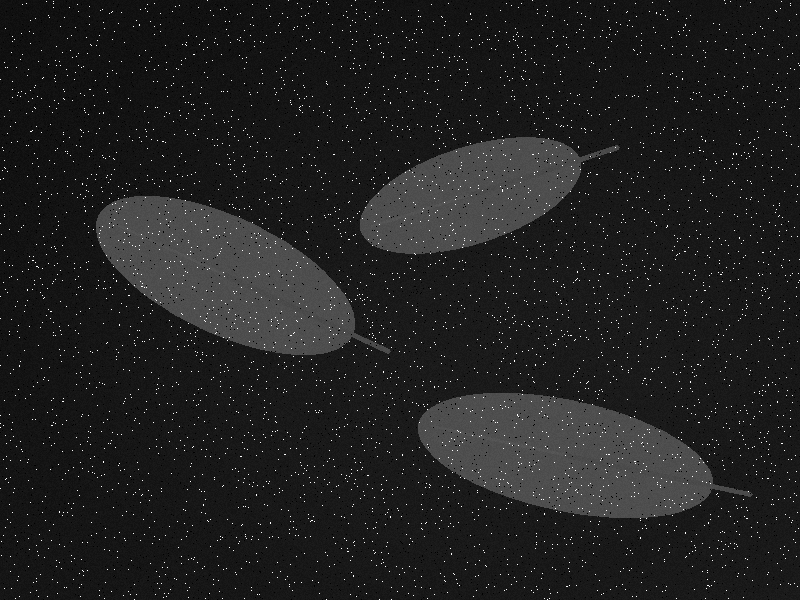
#> input picture data/samples/low_contrast_leaf.png, 800 x 600 px
$ python detect_targets.py
#> lines starting #> are read from the running program, lines starting #| are printed output that depends on the picture; after the words box and inside, x2 and y2 are one past the last pixel; in counts of white or black regions, pixels touching at a corner belong together
#> in detect, img is the input picture: shape (600, 800, 3); min 0, max 255, mean 32.4
"""D5 · 目标检测：低对比度暗图 + 椒盐噪声 → 目标列表。

对外接口（tools/score_detect.py 按这个打分）：
    detect(image_path: str) -> list[dict]
    每个 dict: {"id", "cx", "cy", "w", "h", "angle", "area"}

角度约定（重要，别随手改）：
    - 长边永远是 w，短边永远是 h
    - angle 单位是度，范围 [-90, 90)，含义是「长边相对于水平轴的夹角」
    - 矩形整体转 90° 还是它自己，所以这个表示唯一到 ±90°
"""
from __future__ import annotations
import numpy as np
import cv2
from dataclasses import dataclass

@dataclass(frozen=True)
class Params:                      # 所有"你能调的"参数集中在这里
    median_k: int = 5              # 中值核（会强制取奇数）
    otsu_delta: int = 0            # 在 Otsu 算出的阈值上 ±（0 表示完全用 Otsu）
    open_k: int = 0                # 开运算核，0=不做
    close_k: int = 0               # 闭运算核，0=不做
    # 面积下限：碎点/反光 ≤200，最小目标 ≈17500。
    # ⚠️ 别贴着 17500 设！实测设成 17500 时，视频里最小目标的面积在 17498~17510
    # 之间波动（噪声 + mp4 压缩），会有 17/150 帧被筛掉。留 8 倍余量最稳。
    min_area: float = 2000.0
    use_clahe: bool = False

def find_targets(gray: np.ndarray, params: Params) -> tuple[list[dict], np.ndarray]:
    """输入灰度图 + 参数 → (目标列表, 二值掩码)。掩码是给调参窗口看的。"""
    # ① 去椒盐：medianBlur 的核必须是奇数；保险起见这里强制取奇数（k=1 等于不滤波）
    k_median = max(1, int(params.median_k) | 1)
    denoised = cv2.medianBlur(gray, k_median)
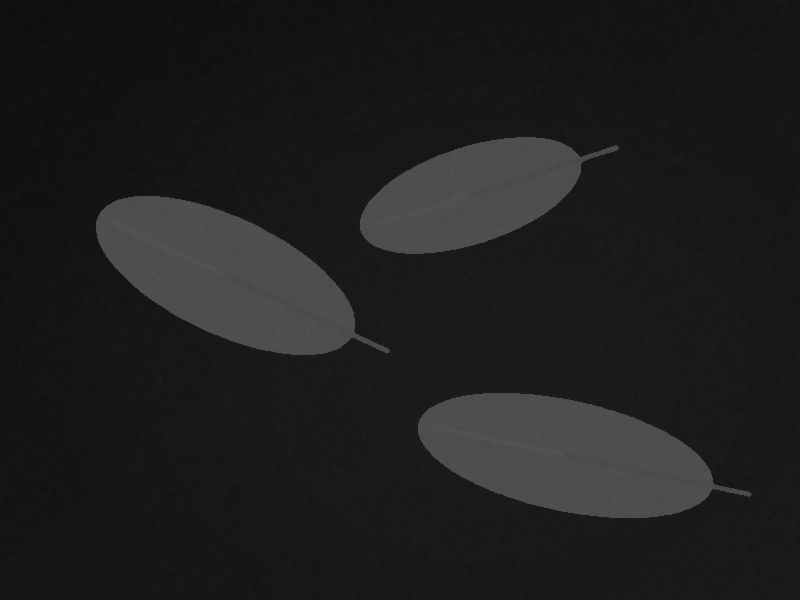
#> denoised: shape (600, 800); min 13, max 85, mean 30.5

    # ② 可选：CLAHE 先把暗图的局部对比度拉开
    if params.use_clahe:
        denoised = cv2.createCLAHE(clipLimit=2.0, tileGridSize=(8, 8)).apply(denoised)

    # ③ Otsu：直方图上背景（≈26）和叶片（≈78）是两个峰，让它自己找谷底，不用猜阈值
    otsu_thr, mask = cv2.threshold(
        denoised, 0, 255, cv2.THRESH_BINARY + cv2.THRESH_OTSU
    )
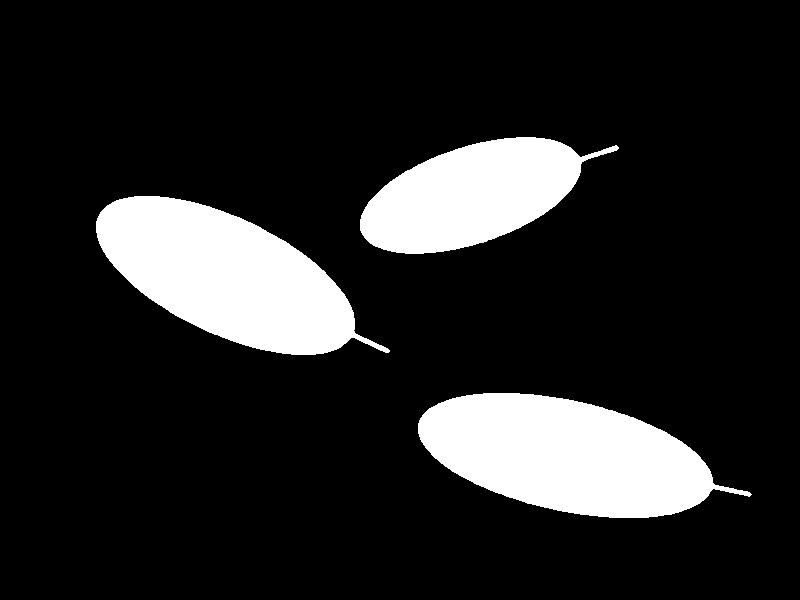
#> mask: shape (600, 800); 14.6% white; 3 white regions
#> otsu_thr = 30
    # otsu_delta：在c上做 ± 微调（调参窗口的那个滑动条靠它）
    if params.otsu_delta:
        manual = int(np.clip(otsu_thr + params.otsu_delta, 0, 255))
        _, mask = cv2.threshold(denoised, manual, 255, cv2.THRESH_BINARY)

    # ④ 可选：开运算去碎点 / 闭运算补洞（核 >=3 才有意义，也强制取奇数）
    if params.open_k >= 3:
        k = int(params.open_k) | 1
        kern = cv2.getStructuringElement(cv2.MORPH_ELLIPSE, (k, k))
        mask = cv2.morphologyEx(mask, cv2.MORPH_OPEN, kern)
    if params.close_k >= 3:
        k = int(params.close_k) | 1
        kern = cv2.getStructuringElement(cv2.MORPH_ELLIPSE, (k, k))
        mask = cv2.morphologyEx(mask, cv2.MORPH_CLOSE, kern)

    contours, _ = cv2.findContours(mask, cv2.RETR_EXTERNAL, cv2.CHAIN_APPROX_SIMPLE)
#> contours = 3 contours; box (x1, y1, x2, y2) and area: (418, 393, 752, 518) 26062, (96, 196, 390, 355) 25665, (360, 137, 619, 254) 17506

    results: list[dict] = []
    for cnt in contours:
        area = cv2.contourArea(cnt)
        if area < params.min_area:
            continue                                   # 修复①：面积过滤，碎点在这里被扔掉

        M = cv2.moments(cnt)
        if M["m00"] == 0:
            continue                                   # 修复②：退化轮廓（一条线）会让除法崩掉

        # 修复③：中心用 moments 质心，宽高/角度用 minAreaRect —— 两者本来就不是同一个量：
        #   · 质心 = 轮廓的"面积中心"，叶柄面积占比 <1%，几乎不影响它（实测误差 1.4px）
        #   · 最小外接矩形必须包住整个轮廓（含叶柄），它的中心会被叶柄拉偏 20px（实测）
        # 所以别图省事把中心也交给 minAreaRect —— 我试过，中心误差 1.4px → 20.3px。
        cx = M["m10"] / M["m00"]
        cy = M["m01"] / M["m00"]

        _, _, w, h, angle = _canonical_rect(cv2.minAreaRect(cnt))

        # 修复④：归一化之后立刻写断言，别让「看起来对」骗过自己
        assert -90.0 <= angle < 90.0, f"角度越界: {angle}"
        assert w >= h, f"长边应记为 w: w={w}, h={h}"

        results.append(
            {
                "id": 0,                               # 下面按面积排序后统一编号
                "cx": round(float(cx), 2),
                "cy": round(float(cy), 2),
                "w": round(float(w), 2),
                "h": round(float(h), 2),
                "angle": round(float(angle), 2),
                "area": float(area),                   # 注意：轮廓像素面积，不是 w*h
            }
        )
#> this loop made 3 passes
#> (area, w, h, ang in _canonical_rect, angle) on passes 1 to 3: (26062.5, 340.5, 110.9, 12.53, 12.53), (25665, 320.7, 116.7, 26.57, 26.57), (17505.5, 270.9, 97.07, -19.44, -19.44)
#> after the loop, results = 3 items

    # 修复⑤之三：留个稳定的顺序（大的在前），id 可复现，调试时好对照
    results.sort(key=lambda d: d["area"], reverse=True)
    for i, item in enumerate(results, 1):
        item["id"] = i
#> this loop made 3 passes
    return results, mask


def detect(image_path: str, params: Params | None = None) -> list[dict]:
    """对外接口不变（评分器只认它）：只返回目标列表，不返回掩码。"""
    img = cv2.imread(image_path)
    if img is None:
        return []

    gray = cv2.cvtColor(img, cv2.COLOR_BGR2GRAY)
    targets, _mask = find_targets(gray, params or Params())
#> targets = 3 items
    return targets


def _canonical_rect(rect) -> tuple[float, float, float, float, float]:
    """把 cv2.minAreaRect 的返回值归一化。

    OpenCV 的角度约定随版本变（4.5.1 之后是 (0,90]，更早是 [-90,0)），
    而且 (w, h) 谁长谁短也不固定 —— 所以别背约定，写完归一化 + 断言。
    """
    (cx, cy), (w, h), ang = rect
    if w < h:                              # 让长边当 w
        w, h = h, w
        ang += 90.0                        # 交换边长等价于把矩形转 90°
    ang = ((ang + 90.0) % 180.0) - 90.0    # 归到 [-90, 90)
    return cx, cy, w, h, ang


if __name__ == "__main__":
    # 单张/多张手测入口（原来被注释掉了，调试时很需要）：
    #     python -m src.classic.detect_targets
    import json
    from pathlib import Path

    root = Path(__file__).resolve().parents[2]
    for name in ("low_contrast_leaf.png", "low_contrast_leaf_hard.png"):
        path = root / "data" / "samples" / name
        print(f"\n=== {name} ===")
        found = detect(str(path))
#> found = 3 items
        print(f"检测到 {len(found)} 个目标")
#| 检测到 3 个目标
        print(json.dumps(found, ensure_ascii=False, indent=2))
#> (printed output is left out)
#> pass 2 of the loop `for name in ("low_contrast_leaf.png", "low_contrast_leaf_hard.png"):`:
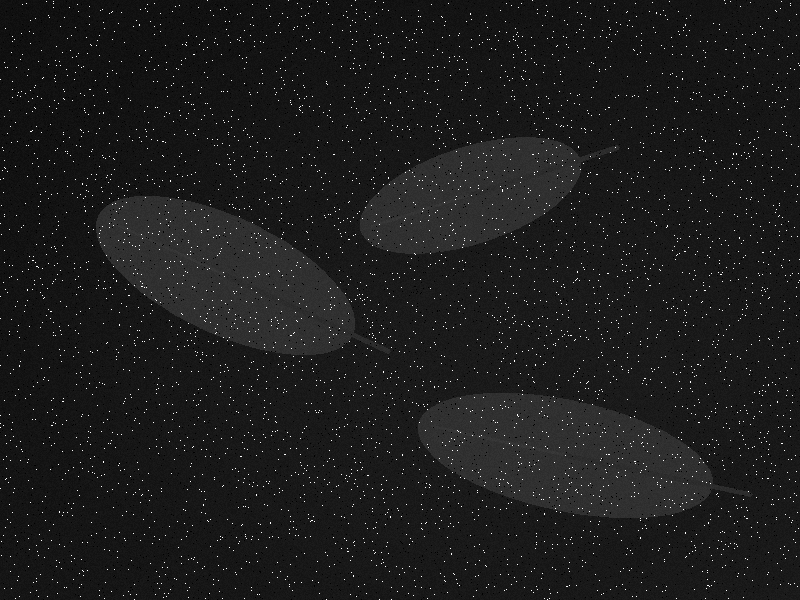
#> input picture data/samples/low_contrast_leaf_hard.png, 800 x 600 px
#> in detect, img is the input picture: shape (600, 800, 3); min 0, max 255, mean 28.1
#> in find_targets (call 2), `denoised = cv2.medianBlur(gray, k_median)`:
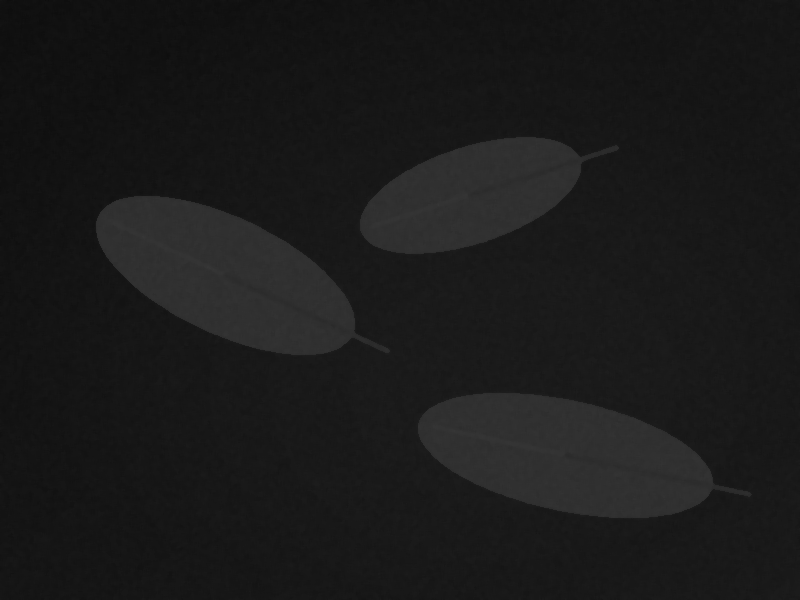
#> denoised: shape (600, 800); min 13, max 55, mean 26.1
#> the loop in find_targets (call 2), `for cnt in contours:` made 3 passes
#> the loop in find_targets (call 2), `for i, item in enumerate(results, 1):` made 3 passes
#| 检测到 3 个目标
#> (printed output is left out)
